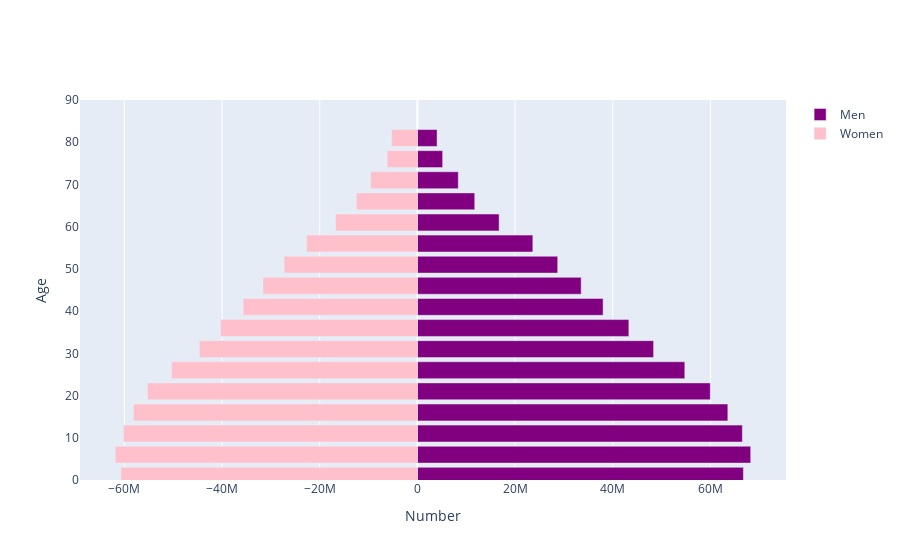

Source (notebook cell):
### Markdown cell above
# Population Pyramids

### Code cell
# visualize population pyramid
import plotly.offline as py
import plotly.graph_objs as go
import numpy as np

py.init_notebook_mode(connected=True)


# get population dataframe
pop_df = population_df(year=2010, country='India')

# specify layout
layout = go.Layout(barmode='overlay',
                   yaxis=go.layout.YAxis(range=[0, 90], title='Age'),
                   xaxis=go.layout.XAxis(title='Number'))

bins = [go.Bar(x = pop_df['Male'],
               y = [int(s[:2])+1 for s in age_ranges],
               orientation='h',
               name='Men',
               marker=dict(color='purple'),
               hoverinfo='skip'
               ),
        go.Bar(x = -pop_df['Female'],
               y = [int(s[:2])+1 for s in age_ranges],
               orientation='h',
               name='Women',
               marker=dict(color='pink'),
               hoverinfo='skip'
               )
       ]

fig = go.Figure(data=bins, layout=layout)

#fig.update_layout(xaxis_tickformat = '%')
fig.show()

### Figure 1 — Plotly figure (JSON) as saved in the notebook; plotly's stock layout.template omitted (floating-point values rounded to 4 significant figures)
{"data": [{"hoverinfo": "skip", "marker": {"color": "purple"}, "name": "Men", "orientation": "h", "type": "bar", "x": [66762871, 68255358, 66546666, 63573345, 59980845, 54762384, 48366584, 43303427, 38034285, 33541016, 28731842, 23643524, 16739788, 11747094, 8375595, 5171130, 4030270], "y": [1, 6, 11, 16, 21, 26, 31, 36, 41, 46, 51, 56, 61, 66, 71, 76, 81]}, {"hoverinfo": "skip", "marker": {"color": "pink"}, "name": "Women", "orientation": "h", "type": "bar", "x": [-60708486, -61864151, -60188348, -58150510, -55287870, -50361505, -44646901, -40312726, -35674000, -31620289, -27284255, -22666716, -16756598, -12493226, -9550058, -6198965, -5282991], "y": [1, 6, 11, 16, 21, 26, 31, 36, 41, 46, 51, 56, 61, 66, 71, 76, 81]}], "layout": {"barmode": "overlay", "xaxis": {"title": {"text": "Number"}}, "yaxis": {"range": [0, 90], "title": {"text": "Age"}}}}
